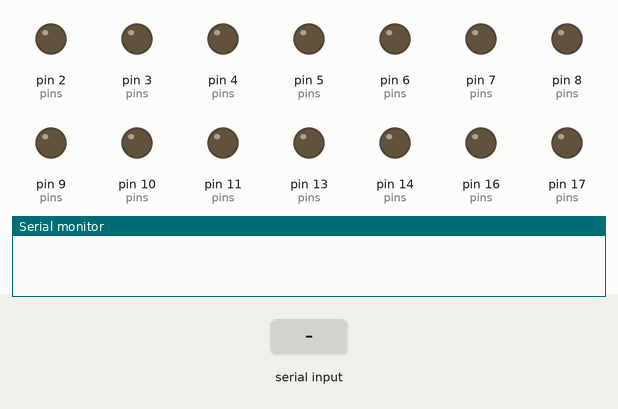
Simulated run of this sketch. Board: Arduino Uno, built with avr-gcc and run on an emulated ATmega328P. On the bench: output pins drawn as LEDs (lit = HIGH), the last lines printed to the serial monitor. Inputs (shaded band) come from the test bench.

Above: at 1.2 s.
1.3 s: "90,45\n" received over Serial
At 2.1 s:
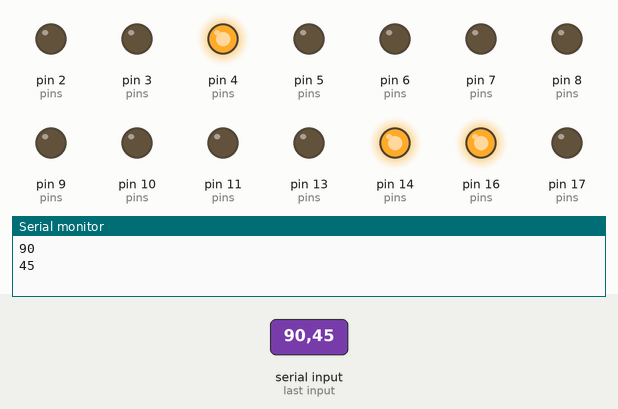
3.8 s: "30,150\n" received over Serial
At 4.3 s:
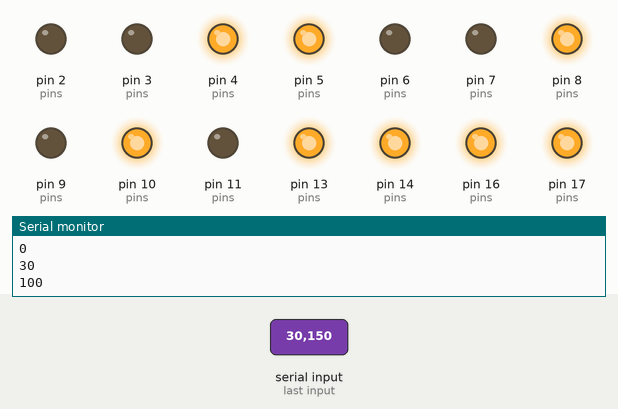
Timing chart, 0 to 6.8 s (numbered marks = the images above; inputs shaded):
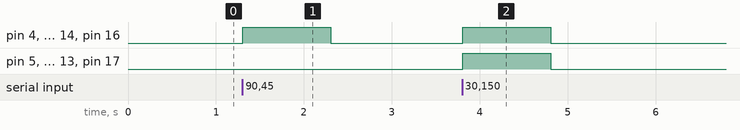

The sketch:

cpu_bar.ino
```cpp
int pins[17]= {-1, 5, 4, 3, 2, 14, 15, 16, 17, 13, 12, 11, 10, 9, 8, 7, 6};
int cols[8] = {pins[13], pins[3], pins[4], pins[10], pins[06], pins[11], pins[15], pins[16]};
int rows[8] = {pins[9], pins[14], pins[8], pins[12], pins[1], pins[7], pins[2], pins[5]};

void setup() {
  for (int i= 1; i <= 16; i++) {
    pinMode(pins[i], OUTPUT);
  }
  clearScr();
  Serial.begin(9600);
}

void clearScr() {
  for (int i= 1; i <= 8; i++) {
    digitalWrite(cols[i - 1], LOW);
  }
  for (int i= 1; i <= 8; i++) {
    digitalWrite(rows[i - 1], LOW);
  }
}

void drawBar(int val) { // 0..100
  int percent= 8 * val / 100;
  for (int i = 0; i < 8; i++) {
    digitalWrite(rows[7 - i], (i+1 <= percent) ? HIGH : LOW);
  }
}

int inputVal= 0;
void loop() {
  if (Serial.available() > 0) {
    inputVal= Serial.parseInt();
    if (inputVal < 0) inputVal = 0;
    if (inputVal > 100) inputVal = 100;
    Serial.print(inputVal);
    Serial.print('\n');
    clearScr();
    drawBar(inputVal);
  }
}
```

Measured:
- after the input at 1.3 s, pin 4 (pins), pin 14 (pins), pin 16 (pins): LOW → HIGH at once, → LOW 1.0 s later
- after the input at 3.8 s, pin 4 (pins), pin 5 (pins), pin 8 (pins), pin 10 (pins), pin 13 (pins), pin 14 (pins), pin 16 (pins), pin 17 (pins): LOW → HIGH at once, → LOW 1.0 s later
